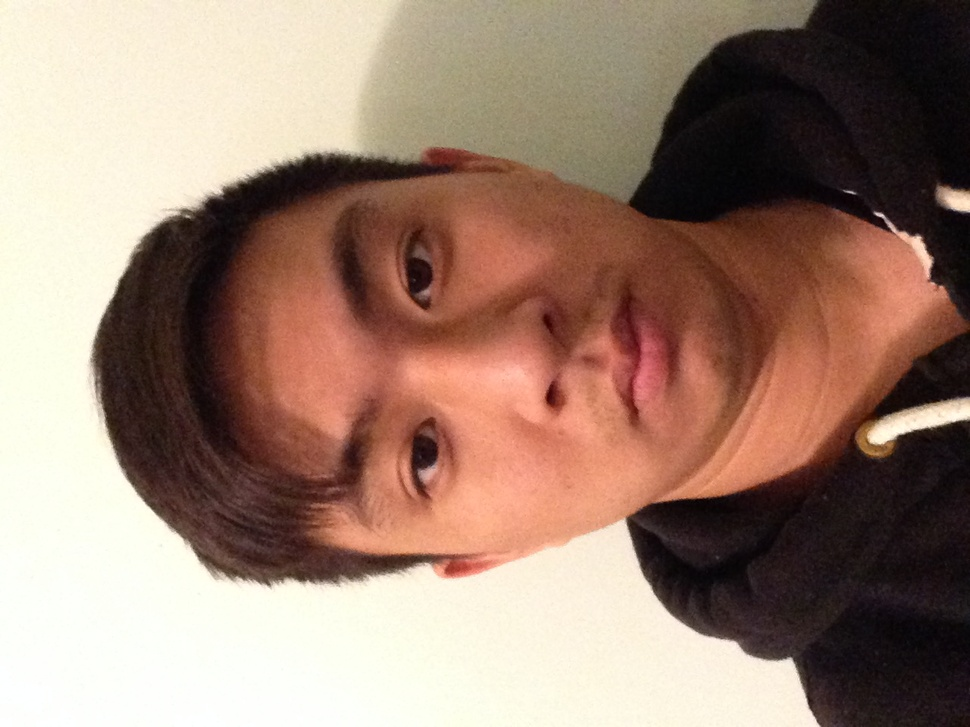
%> input picture mugshot1.JPG, 970 x 727 px, shrunk from 1280 x 960 before the run
$ octave main.m   (GNU Octave 9; MATLAB toolbox functions it lacks are replaced by stand-ins)
%> lines starting %> are read from the running program, lines starting %| are printed output that depends on the picture
### readImg.m

%Function which reads in an image and converts it to a double and
%standardizes for gray scale
function [ output_img ] = readImg( img )
%> called with img = 'mugshot1.jpg'
inputImg = imread(img); % read and store the image
%> inputImg is the input picture: size 727x970x3 uint8; mean R, G, B 157.7, 130.9, 115.9
imgDouble = double(inputImg); % cast image to a double
output_img = mat2gray(imgDouble);
%> call 2 of readImg, with img = 'mugshot2.jpg'
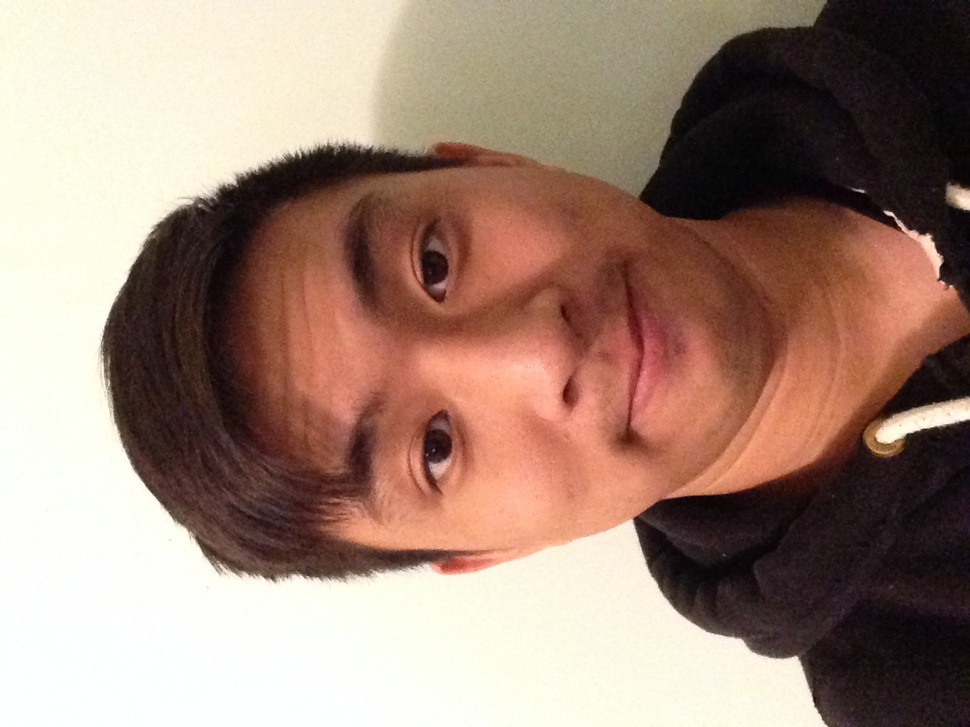
%> input picture mugshot2.JPG, 970 x 727 px, shrunk from 1280 x 960 before the run
%> in readImg, inputImg is the input picture: size 727x970x3 uint8; mean R, G, B 161.1, 134.7, 120.9

end

### imgDifference.m
function [ output_img, grayImage1, grayImage2 ] = imgDifference( input_img1, input_img2 )
rotatedImage1 = imrotate(input_img1, 270); % Selfies imported in are initially horizontal
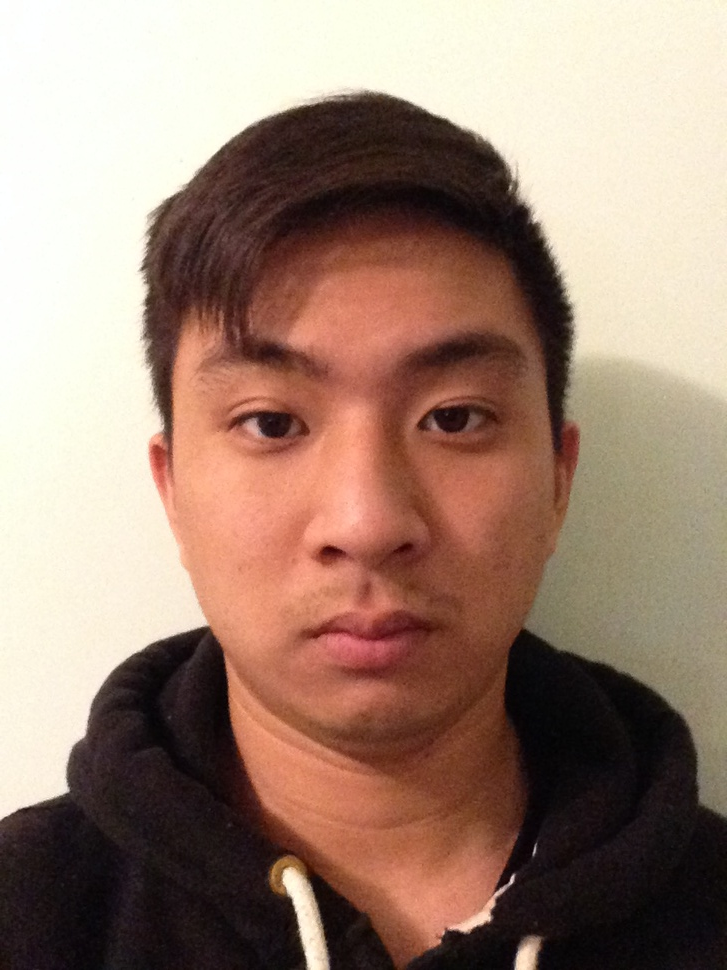
%> rotatedImage1: size 970x727x3 double; mean R, G, B 0.618, 0.513, 0.454; mean of the top-left, top-right, bottom-left and bottom-right quarters 0.719, 0.643, 0.464, 0.289
rotatedImage2 = imrotate(input_img2, 270); % so I chose to rotate the images, tho this is unnecessary
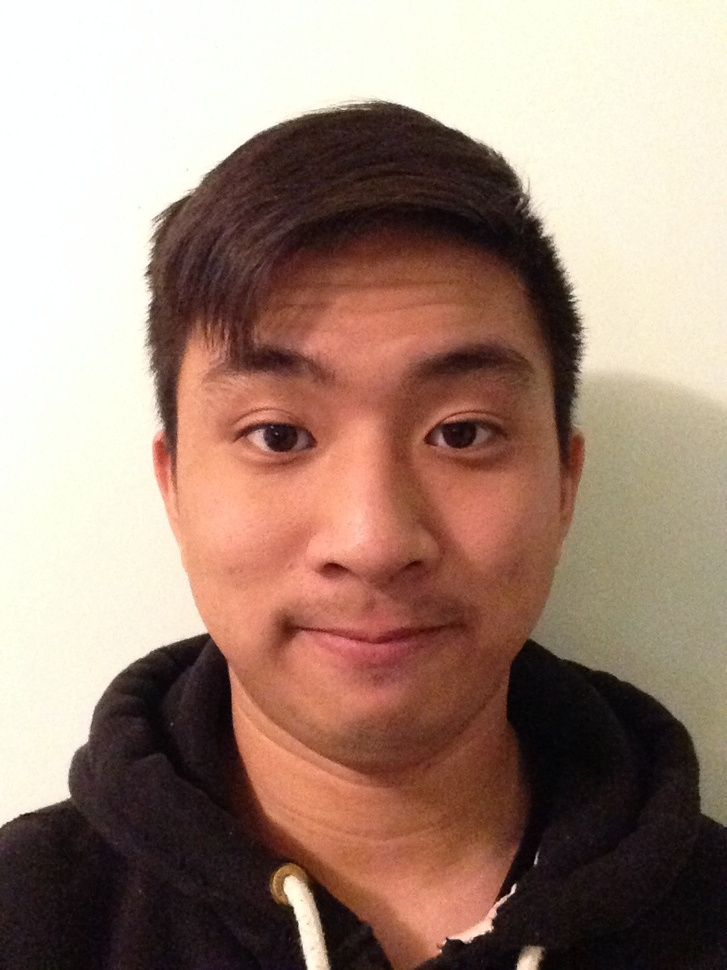
%> rotatedImage2: size 970x727x3 double; mean R, G, B 0.632, 0.528, 0.474; mean of the top-left, top-right, bottom-left and bottom-right quarters 0.731, 0.654, 0.485, 0.309

% S = sum(A,dim) returns the sum along dimension dim. For example, if A is a matrix,
%then sum(A,2) is a column vector containing the sum of each row.
grayImage1 = sum(rotatedImage1,3)./3; % used to sum the RGB values for each sample and averages it by dividing by 3
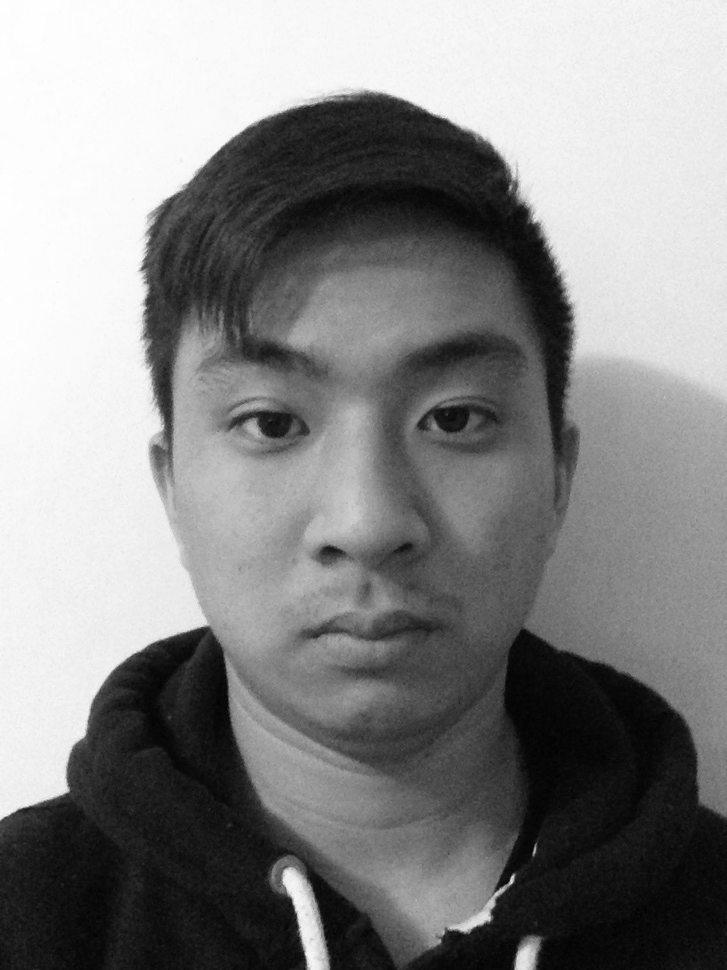
%> grayImage1: size 970x727 double; min 0.00392, max 1, mean 0.529
grayImage2 = sum(rotatedImage2,3)./3;
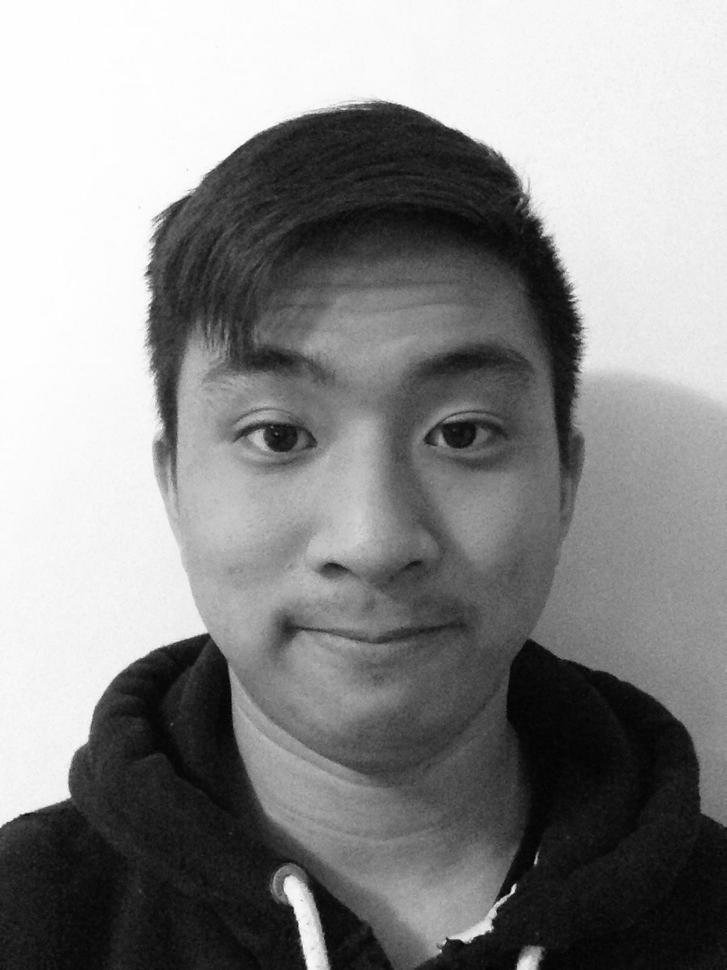
%> grayImage2: size 970x727 double; min 0.00523, max 1, mean 0.545

output_img = grayImage1 - grayImage2; % outputs the difference in the two images
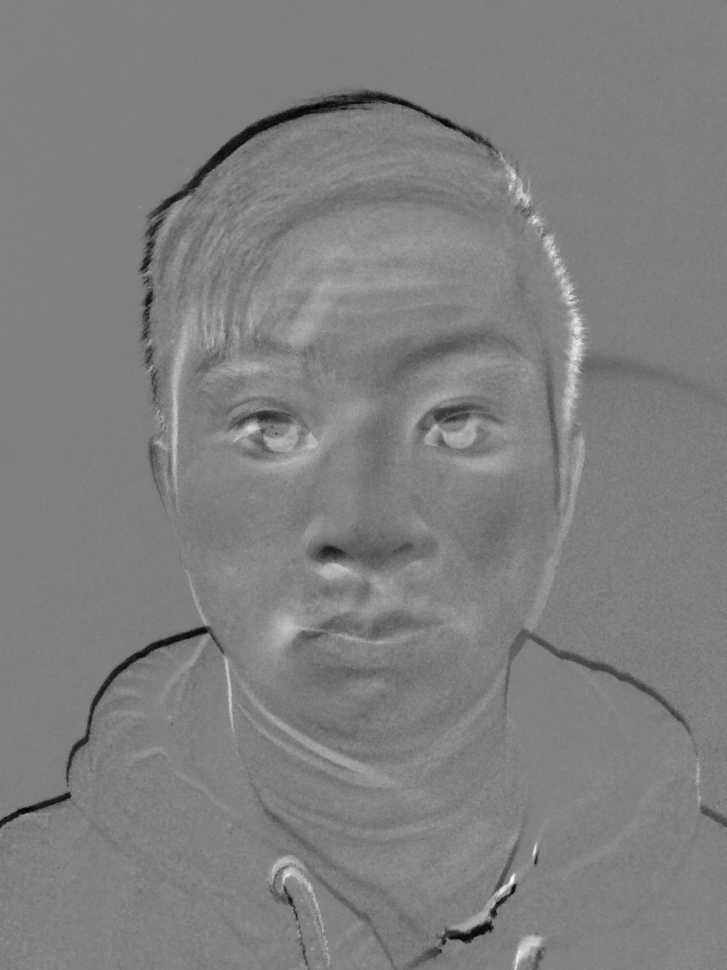
%> output_img: size 970x727 double; min -0.86, max 0.825, mean -0.016; drawn with min black and max white


end

### writeImg.m
%Function to write an image and name the output
function [] = writeImg( input_img, filename ) %takes in an image, and specified name for output
%> called with filename = 'grayMugshot1.jpg'
matGrayImg = mat2gray(input_img);
grayUint8 = im2uint8(matGrayImg); %converts back to unsigned int8
imwrite(grayUint8, filename);
end

### main.m
%Read in both images
image1 = readImg('mugshot1.jpg');
image2 = readImg('mugshot2.jpg');
%Calls Calculation function which converts images to gray scale and also
%outputs the difference between the two images
[subtractedImage, grayMugshot1, grayMugshot2] = imgDifference(image1, image2);

%Write the images to 3 output files
writeImg(grayMugshot1, 'grayMugshot1.jpg');
writeImg(grayMugshot2, 'grayMugshot2.jpg');
writeImg(subtractedImage, 'subtractedImgOutput.jpg');

%Display these 3 output files for user to view
figure; imshow('mugshot1.jpg');
title('Colored Mugshot 1');
figure; imshow('mugshot2.jpg');
title('Colored Mugshot 2');

figure; imshow('grayMugshot1.jpg');
title('Gray Scale Mugshot 1');

figure; imshow('grayMugshot2.jpg');
title('Gray Scale Mugshot 2');

figure; imshow('subtractedImgOutput.jpg');
title('Pixel difference between imgs 1 and 2');
